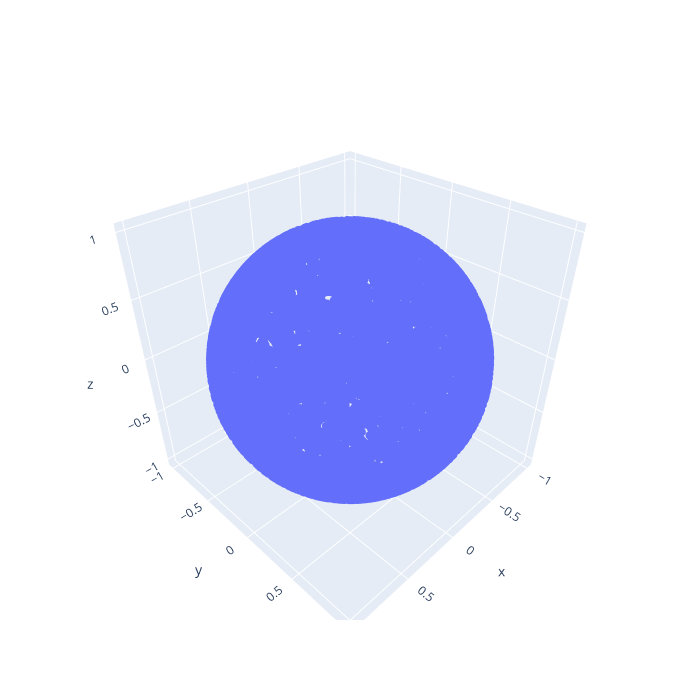

The notebook cell saved with this chart:
### Code cell
#Display data
fig = go.Figure(data=[go.Scatter3d(
    x=sphere[:,0], y=sphere[:,1], z=sphere[:,2], 
    mode ='markers', 
    marker=dict(size = 3, opacity = 1)
)])

fig.update_layout(autosize=False, width=700, height=700)  

fig.show()

### Figure 1 — Plotly figure (JSON) as saved in the notebook; plotly's stock layout.template omitted (floating-point values rounded to 4 significant figures; data arrays with more than 128 entries replaced by an {"elided": "..."} marker saying what was removed)
{"data": [{"marker": {"opacity": 1, "size": 3}, "mode": "markers", "type": "scatter3d", "x": {"elided": "10000 float values"}, "y": {"elided": "10000 float values"}, "z": {"elided": "10000 float values"}}], "layout": {"autosize": false, "height": 700, "width": 700}}
